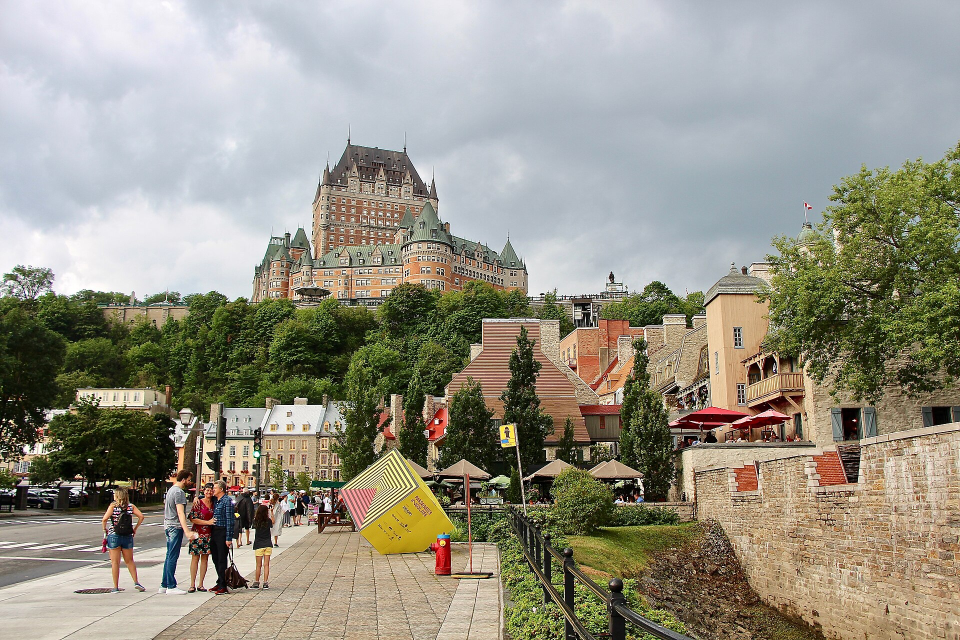
#> input picture commons_test/commons_00.jpg, 1920 x 1280 px (shown at 1/2 size)
$ python -i coverage.py   (imports and definitions only)
#> lines starting #> are read from the running program, lines starting #| are printed output that depends on the picture
"""Où avons-nous de la donnée réelle, et où n'en avons-nous pas.

Principe directeur : **ne jamais soumettre au générateur une zone couverte
par une donnée réelle exploitable.** On préserve partout où l'on possède du
réel ; on ne génère que les trous.

Cela supprime la contradiction entre « ajouter de la vie » et « ne rien
inventer » : la vie s'ajoute exactement là où il n'y a rien à abîmer — le
ciel, le sol nu, les abords lointains — et le bâtiment reste intact parce
qu'il est, lui, couvert par la mesure.

La couverture se lit dans la **profondeur** du rendu, pas dans un jugement
esthétique :

- profondeur infinie → ciel → aucune donnée → génération libre ;
- profondeur faible → sujet proche, tuiles au meilleur détail → intouchable ;
- profondeur forte → arrière-plan, tuiles grossières → liberté croissante.

C'est aussi ce qui explique, rétrospectivement, pourquoi l'intérieur
fonctionnait quand l'aérien échouait : à l'intérieur on ne demandait au
moteur que de combler des trous entre photos réelles, tandis qu'à
l'extérieur on lui demandait de refaire ce qu'on possédait déjà.
"""

from __future__ import annotations

from dataclasses import dataclass
from pathlib import Path

from PIL import Image, ImageFilter

#: Distance en deçà de laquelle la donnée est jugée fiable : tuiles au
#: meilleur niveau de détail, façades lisibles. Mesuré sur cette scène, la
#: photogrammétrie tient jusqu'à ~60 m et se délite au-delà.
NEAR_M = 70.0

#: Distance au-delà de laquelle la donnée ne vaut plus grand-chose : tuiles
#: grossières, arrière-plan de ville sans détail exploitable.
FAR_M = 320.0

#: Échelle d'encodage de la passe de profondeur (voir `cesium_scene.html`).
#: Un pixel blanc vaut cette distance ; le ciel, sans géométrie, est blanc.
DEPTH_SCALE_M = 800.0


@dataclass
class CoverageMask:
    """Masque de régénération : blanc = à générer, noir = à préserver."""

    path: Path
    #: Part de l'image laissée au générateur, entre 0 et 1.
    free_ratio: float

    def describe_fr(self) -> str:
        return (
            f"{self.free_ratio * 100:.0f}% de l'image laissée au générateur, "
            f"{100 - self.free_ratio * 100:.0f}% préservés"
        )


def thresholds_for_subject(subject_distance_m: float) -> tuple[float, float]:
    """Seuils de préservation, dérivés de la distance au sujet.

    Des seuils fixes n'ont pas de sens : un plan large à 200 m et un plan
    serré à 60 m ne placent pas le bâtiment à la même profondeur. On ancre
    donc la zone préservée sur la distance réelle du sujet — tout ce qui est
    nettement derrière lui devient de l'arrière-plan, donc régénérable.
    """
    near = max(40.0, subject_distance_m * 1.35)
    far = max(near * 2.5, subject_distance_m * 3.5)
    return near, far


def _coverage_curve(depth_norm: float, near_m: float, far_m: float) -> float:
    """Liberté accordée au générateur, pour une profondeur normalisée.

    0 = préserver strictement, 1 = régénérer librement. La transition est
    progressive : un basculement net dessinerait une découpe visible entre
    la zone conservée et la zone régénérée.
    """
    near = near_m / DEPTH_SCALE_M
    far = far_m / DEPTH_SCALE_M
    if depth_norm <= near:
        return 0.0
    if depth_norm >= 1.0 - 1e-6:
        return 1.0  # ciel : aucune géométrie, donc aucune donnée
    if depth_norm >= far:
        return 1.0
    return (depth_norm - near) / max(1e-6, far - near)


def build_mask(
    depth_image: str | Path,
    out_path: str | Path,
    *,
    subject_distance_m: float | None = None,
    feather_px: int = 12,
    protect_floor: float = 0.0,
) -> CoverageMask:
    """Construit le masque de régénération à partir d'une passe de profondeur.

    ``feather_px`` adoucit la frontière : sans ce fondu, la limite entre zone
    préservée et zone régénérée se voit comme une découpe.

    ``protect_floor`` permet de garder un minimum de retouche partout (par
    exemple 0.15 pour laisser le moteur unifier la lumière) sans jamais
    l'autoriser à refaire la géométrie.
    """
#> called with depth_image = '../commons_test/commons_00.jpg', out_path = 'out.png', feather_px = 12, protect_floor = 0
    near_m, far_m = (
        thresholds_for_subject(subject_distance_m)
        if subject_distance_m is not None
        else (NEAR_M, FAR_M)
    )
    depth = Image.open(depth_image).convert("L")
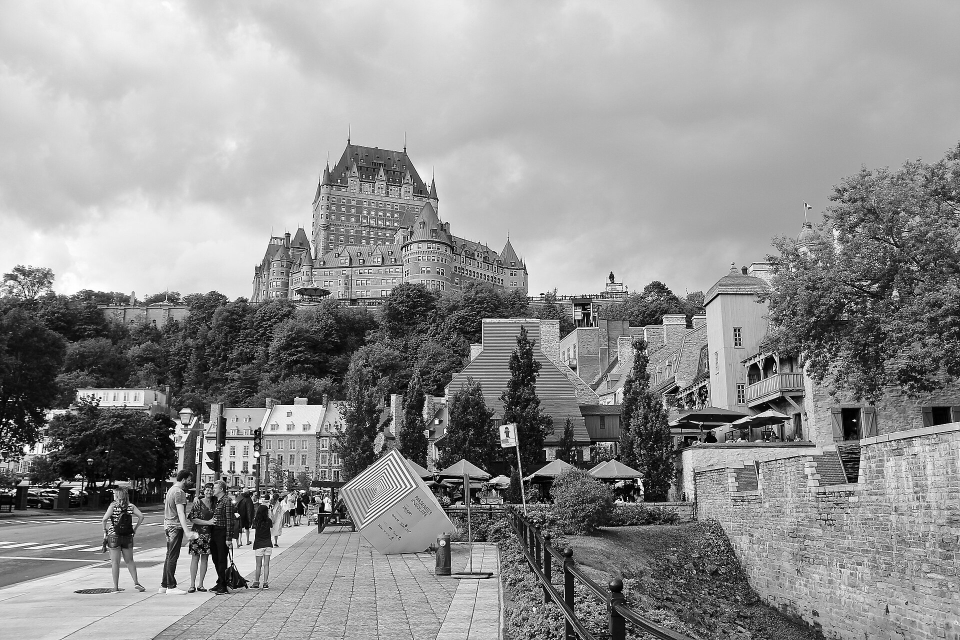
#> depth: PIL image 1920x1280 L (shown at 1/2 size); min 0, max 255, mean 146.7
    lut = [
        int(255 * max(protect_floor, _coverage_curve(value / 255.0, near_m, far_m)))
        for value in range(256)
    ]
    mask = depth.point(lut)
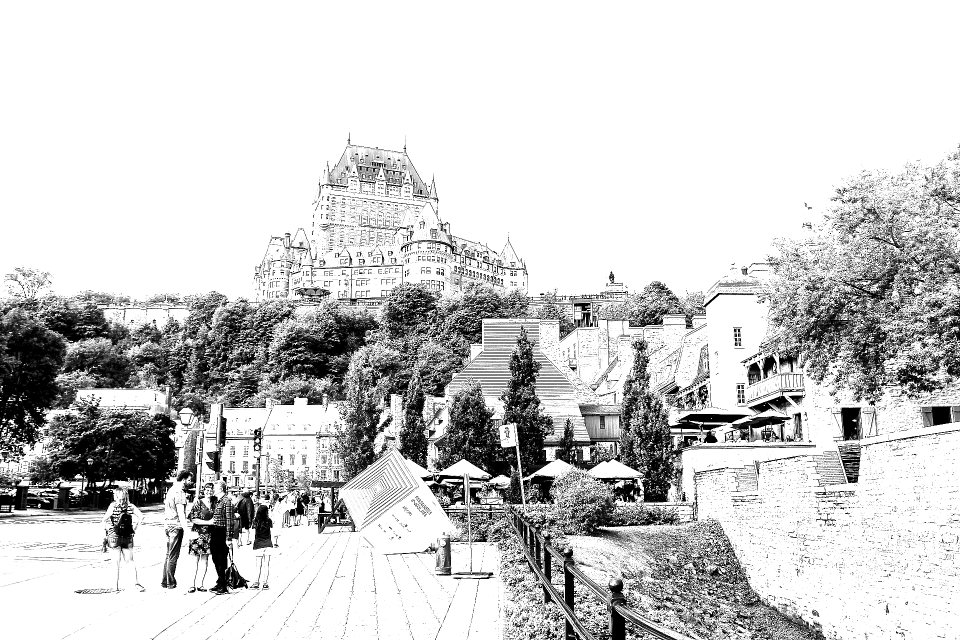
#> mask: PIL image 1920x1280 L (shown at 1/2 size); min 0, max 255, mean 204.9
    if feather_px > 0:
        mask = mask.filter(ImageFilter.GaussianBlur(feather_px))
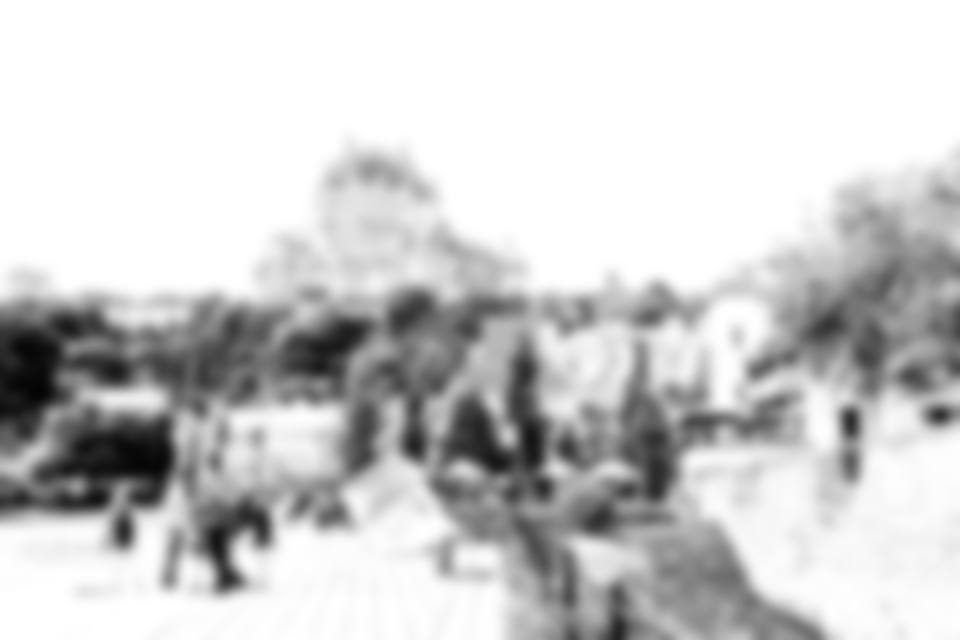
#> mask: PIL image 1920x1280 L (shown at 1/2 size); min 3, max 255, mean 204.9

    out_path = Path(out_path)
    out_path.parent.mkdir(parents=True, exist_ok=True)
    mask.save(out_path)

    histogram = mask.histogram()
#> histogram = 256 values, max 892456 at index 255, min 0 at index 0, mean 9600
    total = sum(histogram)
#> total = 2457600
    free = sum(i * count for i, count in enumerate(histogram)) / (255 * total)
#> free = 0.803
    return CoverageMask(path=out_path, free_ratio=free)


def summarize_depth(depth_image: str | Path) -> dict:
    """Répartition de la couverture, pour vérifier un masque avant de payer."""
    depth = Image.open(depth_image).convert("L")
    histogram = depth.histogram()
    total = sum(histogram)

    near = NEAR_M / DEPTH_SCALE_M * 255
    far = FAR_M / DEPTH_SCALE_M * 255
    buckets = {"proche_preserve": 0, "intermediaire": 0, "lointain_libre": 0, "ciel": 0}
    for value, count in enumerate(histogram):
        if value >= 254:
            buckets["ciel"] += count
        elif value <= near:
            buckets["proche_preserve"] += count
        elif value >= far:
            buckets["lointain_libre"] += count
        else:
            buckets["intermediaire"] += count
    return {k: v / total for k, v in buckets.items()}


__all__ = [
    "DEPTH_SCALE_M",
    "FAR_M",
    "NEAR_M",
    "CoverageMask",
    "build_mask",
    "summarize_depth",
    "thresholds_for_subject",
]

>>> result = build_mask('../commons_test/commons_00.jpg', 'out.png')

$ run again, on commons_test/commons_01.jpg
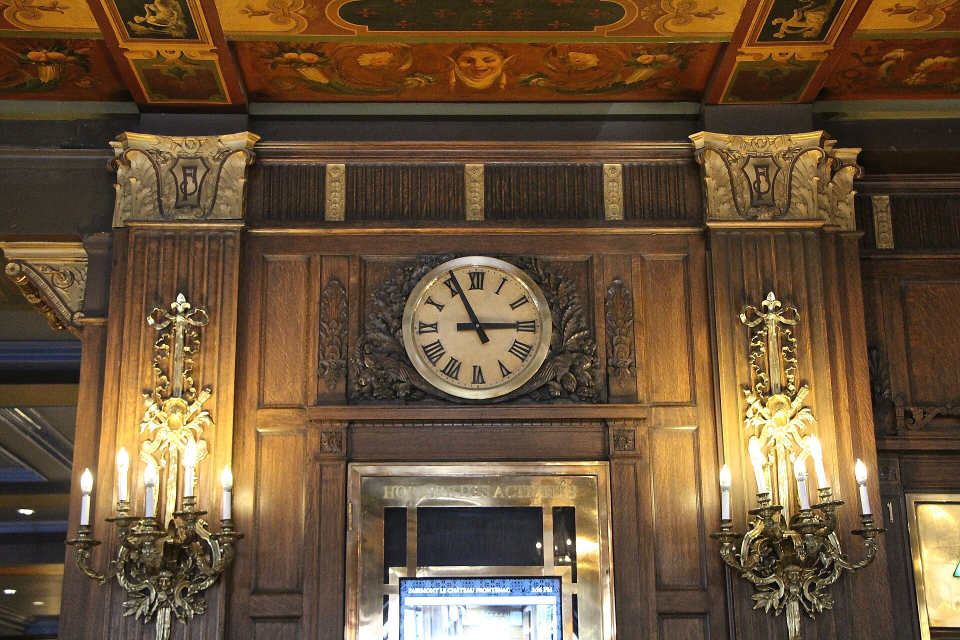
#> input picture commons_test/commons_01.jpg, 1920 x 1280 px (shown at 1/2 size)
#> in build_mask, `depth = Image.open(depth_image).convert("L")`:
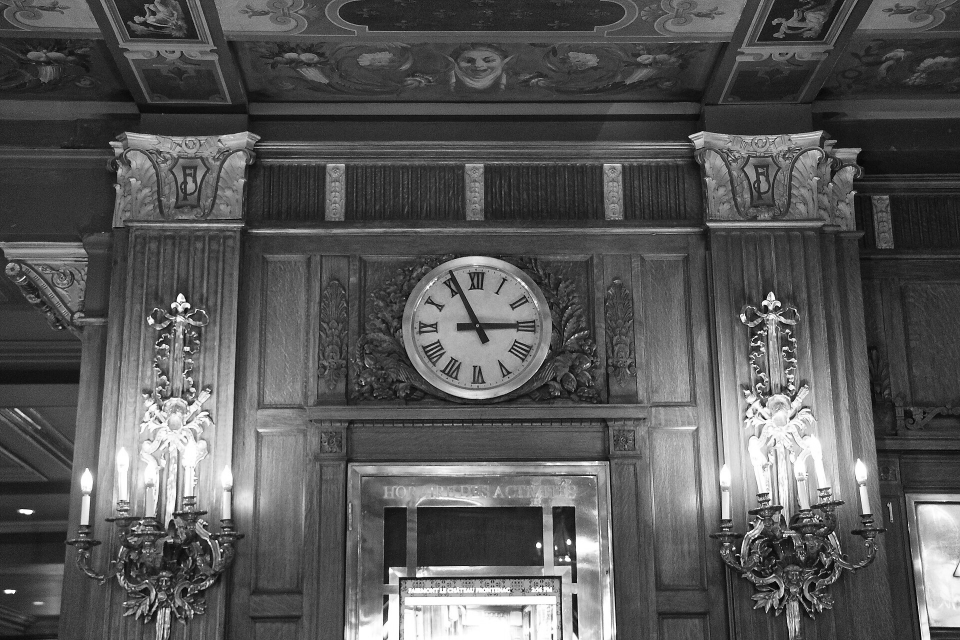
#> depth: PIL image 1920x1280 L (shown at 1/2 size); min 0, max 255, mean 87.5
#> in build_mask, `mask = mask.filter(ImageFilter.GaussianBlur(feather_px))`:
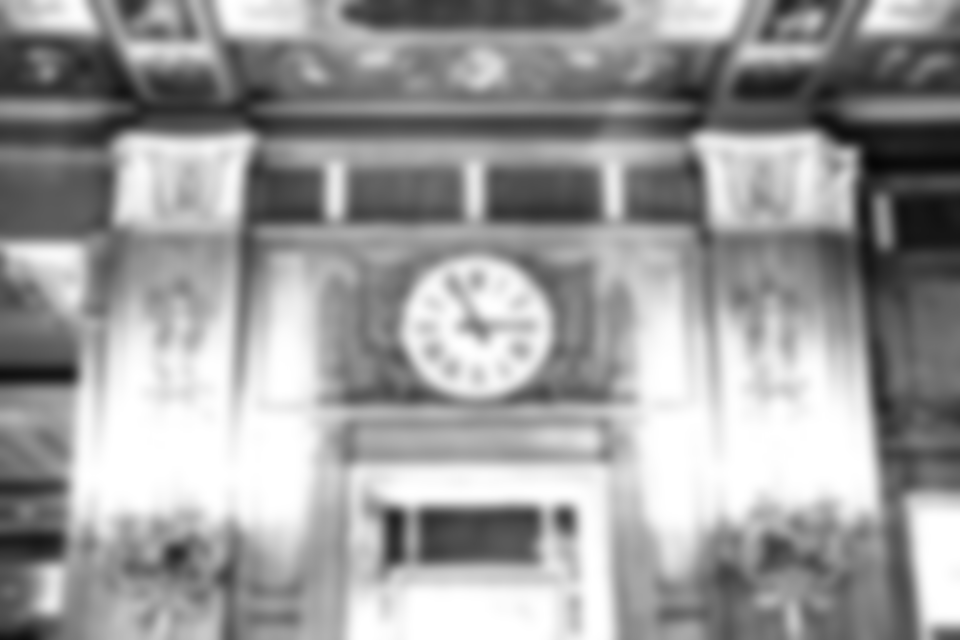
#> mask: PIL image 1920x1280 L (shown at 1/2 size); min 6, max 255, mean 155.6
#> histogram = 256 values, max 95831 at index 255, min 0 at index 0, mean 9600
#> total = 2457600
#> free = 0.61

$ run again, on commons_test/commons_02.jpg
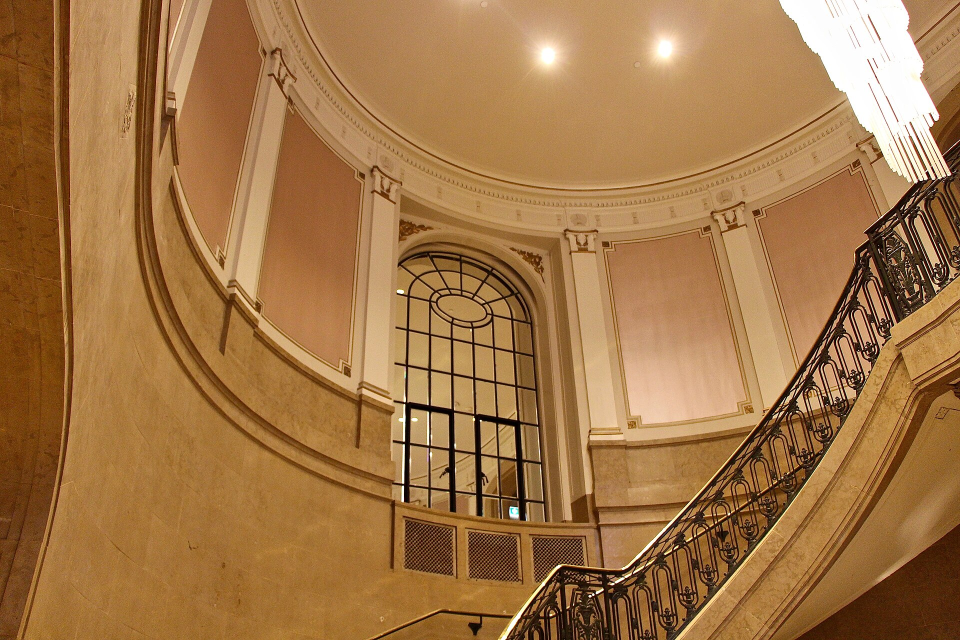
#> input picture commons_test/commons_02.jpg, 1920 x 1280 px (shown at 1/2 size)
#> in build_mask, `depth = Image.open(depth_image).convert("L")`:
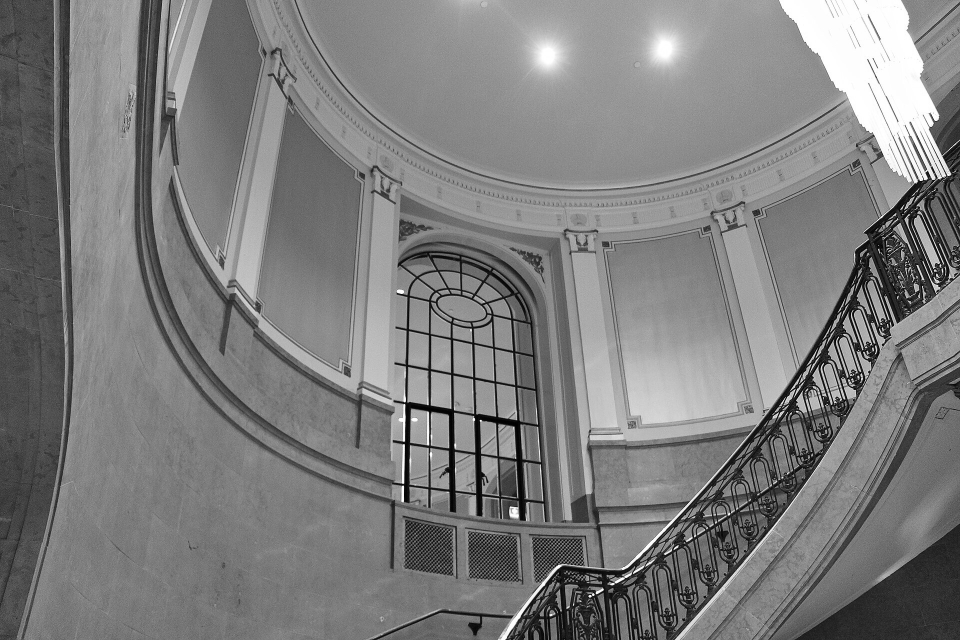
#> depth: PIL image 1920x1280 L (shown at 1/2 size); min 0, max 255, mean 125.3
#> in build_mask, `mask = mask.filter(ImageFilter.GaussianBlur(feather_px))`:
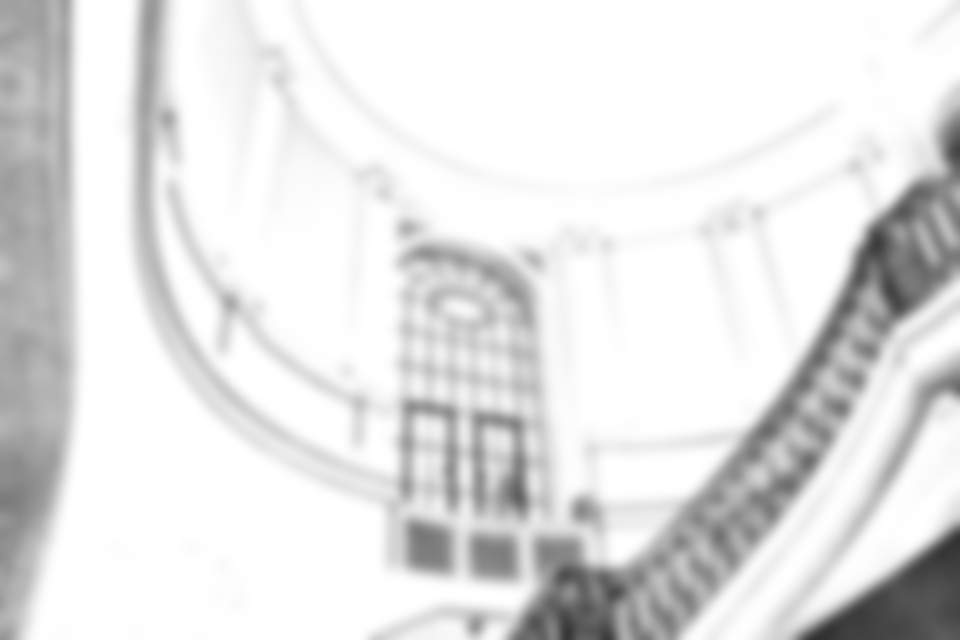
#> mask: PIL image 1920x1280 L (shown at 1/2 size); min 47, max 255, mean 226.3
#> histogram = 256 values, max 858027 at index 255, min 0 at index 0, mean 9600
#> total = 2457600
#> free = 0.888

$ run again, on commons_test/commons_03.jpg
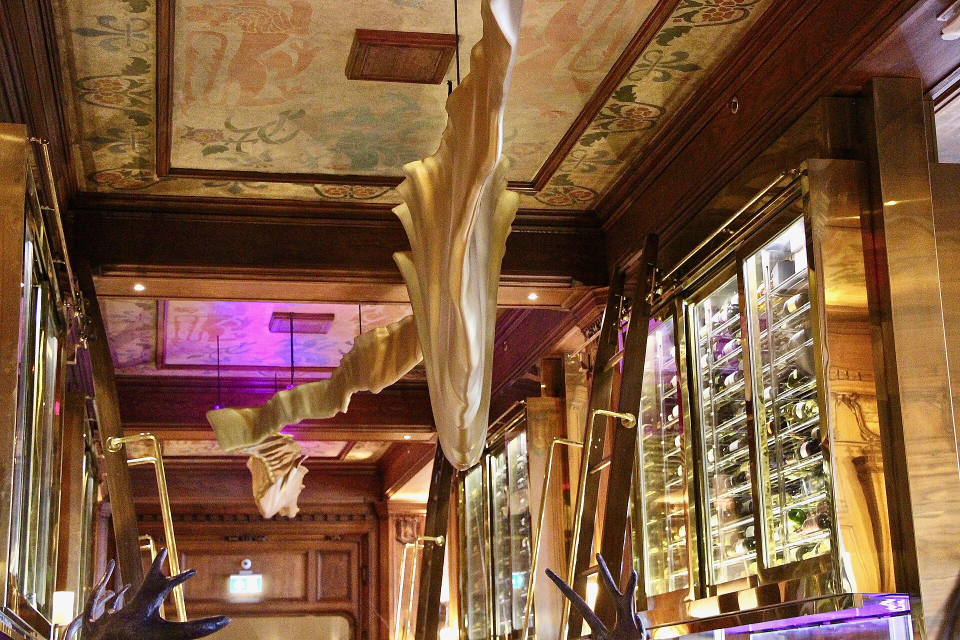
#> input picture commons_test/commons_03.jpg, 1920 x 1280 px (shown at 1/2 size)
#> in build_mask, `depth = Image.open(depth_image).convert("L")`:
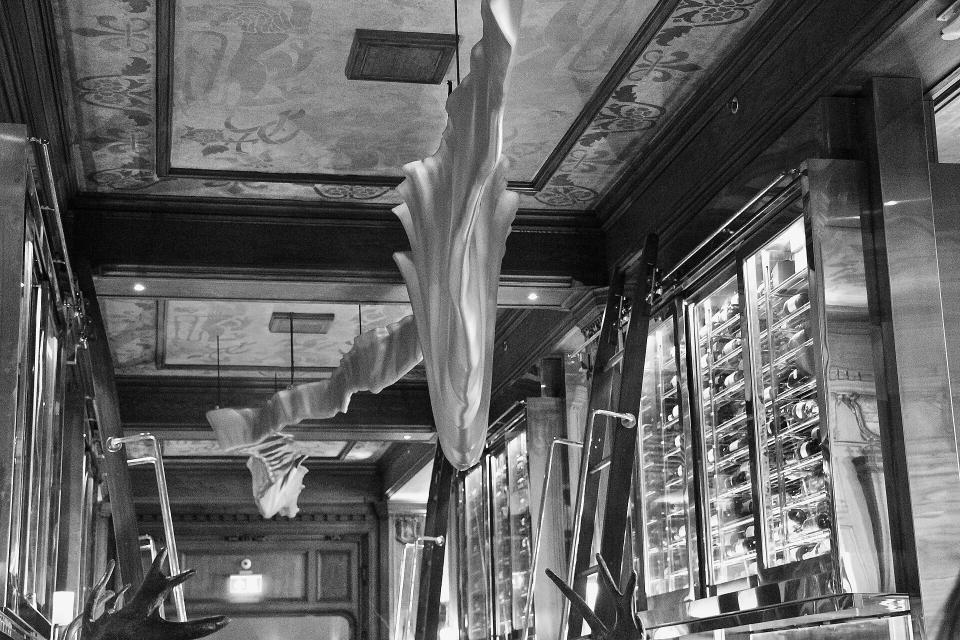
#> depth: PIL image 1920x1280 L (shown at 1/2 size); min 0, max 255, mean 99
#> in build_mask, `mask = mask.filter(ImageFilter.GaussianBlur(feather_px))`:
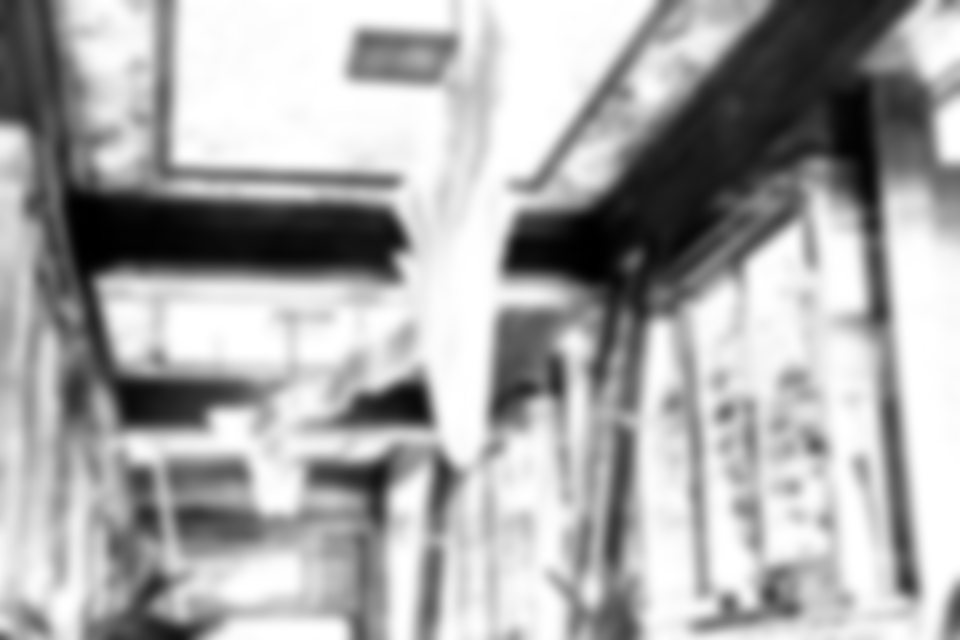
#> mask: PIL image 1920x1280 L (shown at 1/2 size); min 0, max 255, mean 170
#> histogram = 256 values, max 115947 at index 255, min 3412 at index 7, mean 9600
#> total = 2457600
#> free = 0.667
